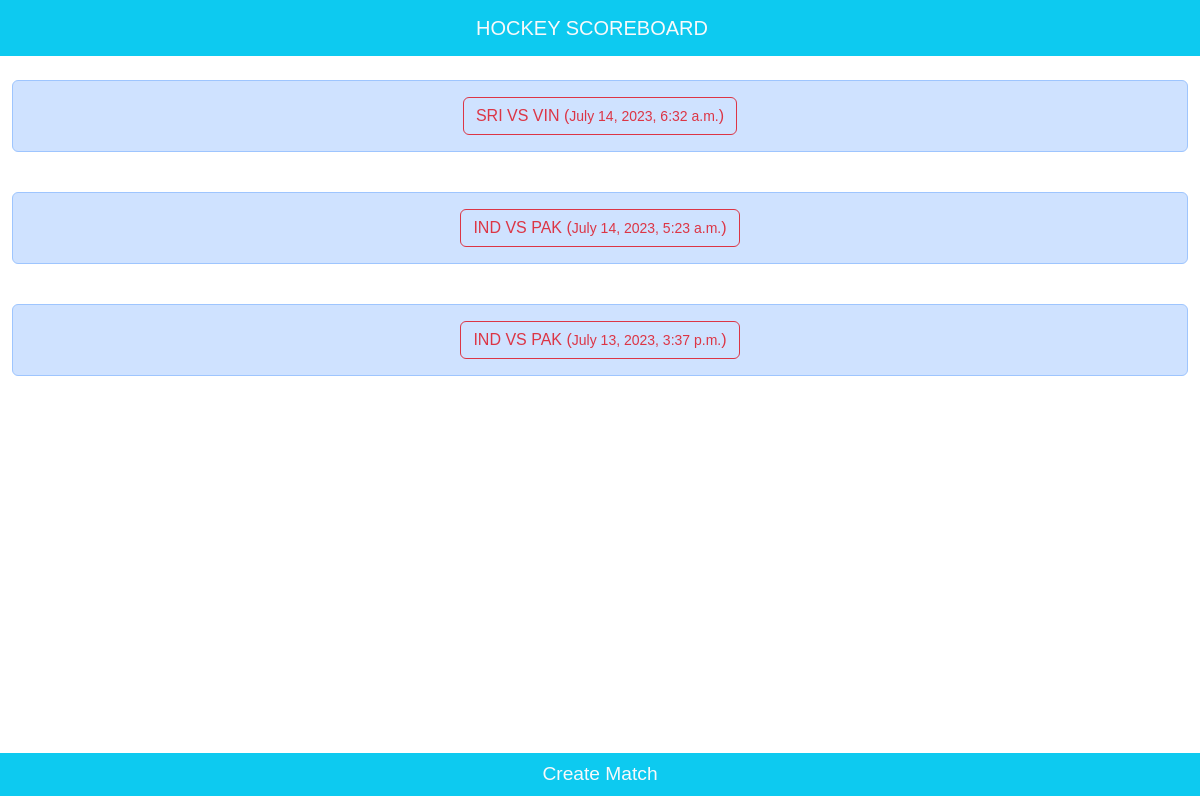
Before: / with the older database file.
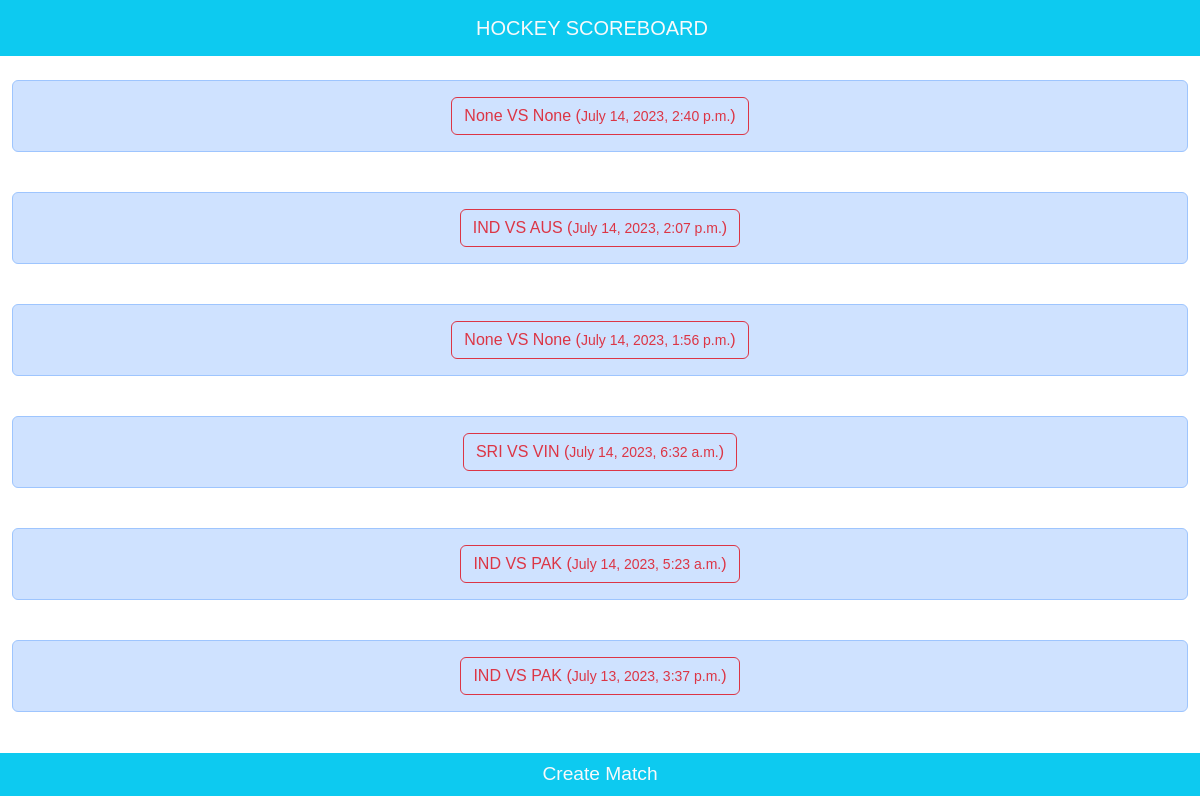
After: the same page with the newer database file.
### core/models.py (models this page shows)
class Match(models.Model):
    t_1 = models.CharField(max_length=255,blank=True,verbose_name="Team 1",null=True)
    t_2 = models.CharField(max_length=255,verbose_name="Team 2",blank=True,null=True)
    t_s_1 = models.PositiveIntegerField(verbose_name="Team 1 Score",blank=True,null=True)
    t_s_2 = models.PositiveIntegerField(verbose_name="Team 2 Score",blank=True,null=True)
    min = models.PositiveIntegerField(verbose_name='Minutes',blank=True,null=True,default=0)
    sec = models.PositiveIntegerField(verbose_name='Seconds',blank=True,null=True,default=0)
    timer = models.ForeignKey(Timer,null=True,on_delete=models.CASCADE,blank=True)
    quater = models.CharField(max_length=10,blank=True,null=True,default="Q1")
    t_1_c = models.CharField(max_length=20,verbose_name="Team 1 Color",blank=True,null=True)
    t_2_c = models.CharField(max_length=20,verbose_name="Team 2 Color",blank=True,null=True)
    b_g = models.CharField(max_length=20,default='#33cc33',verbose_name="Background Color")
    s_c = models.CharField(max_length=20,verbose_name="Score Color",blank=True,null=True)
    t_c = models.CharField(max_length=20,verbose_name="Timer Color",blank=True,null=True)
    q_c = models.CharField(max_length=20,verbose_name="Quater Color",blank=True,null=True)
    created = models.DateTimeField(auto_now_add=True)
    def __str__(self) -> str:
        return f"{self.t_1} VS {self.t_2}"
    class Meta:
        ordering = ['-id']

### core/views.py (the view)
# urls.py: path("",index,name="index"),
def index(request):
    context = {
        "matches":Match.objects.all()
    }
    return render(request,'index.html',context)

### templates/index.html (shortened to what this page needs)
<!doctype html>
<html lang="en">
<head>
    <link href="https://cdn.jsdelivr.net/npm/bootstrap@5.3.0/dist/css/bootstrap.min.css" rel="stylesheet"
>
</head>
<body>
    <nav class="navbar bg-info">
        <div id="top" class="container-fluid text-center">
            <a class="navbar-brand text-center text-light" href="{% url 'index' %}">HOCKEY SCOREBOARD</a>
        </div>
    </nav>
    <br>
    <div class="container-fluid">
        {% for i in matches %}
        <div id="top" class="alert alert-primary" role="alert">
            <a class="btn btn-outline-danger" href="{% url 'control' i.id %}">{{i}} (<small>{{i.created}}</small>)</a>
          </div>
          <br>
        {% endfor %}
    </div>
        <form action="{% url 'create_match' %}" method="post">
            <button type="submit" id="btn" class="btn btn-info text-light " >Create Match</button>
        </form>
</body>
</html>

### templates/index.html (style rules this page uses)
#top { display: flex; justify-content: center; align-items: center; font-family:Verdana, Geneva, Tahoma, sans-serif; }
#btn { position: fixed; bottom: .5%; width: 100%; border-radius: 0; font-family: 'Gill Sans', 'Gill Sans MT', Calibri, 'Trebuchet MS', sans-serif; font-size: larger; }

Changed rows visible on the page:
added Match: t_1+t_2 "None VS None", created "July 14, 2023, 2:40 p.m."
added Match: t_1+t_2 "IND VS AUS", created "July 14, 2023, 2:07 p.m."
added Match: t_1+t_2 "None VS None", created "July 14, 2023, 1:56 p.m."
